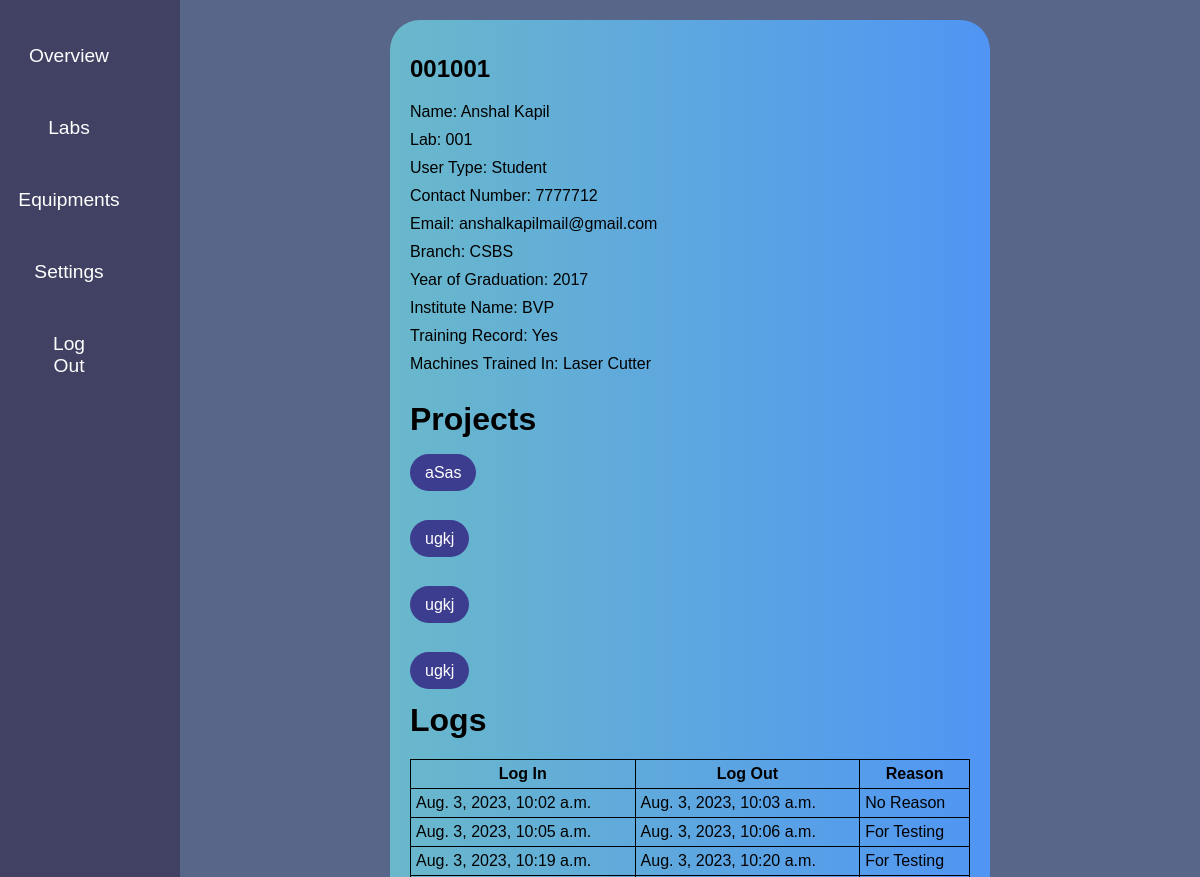
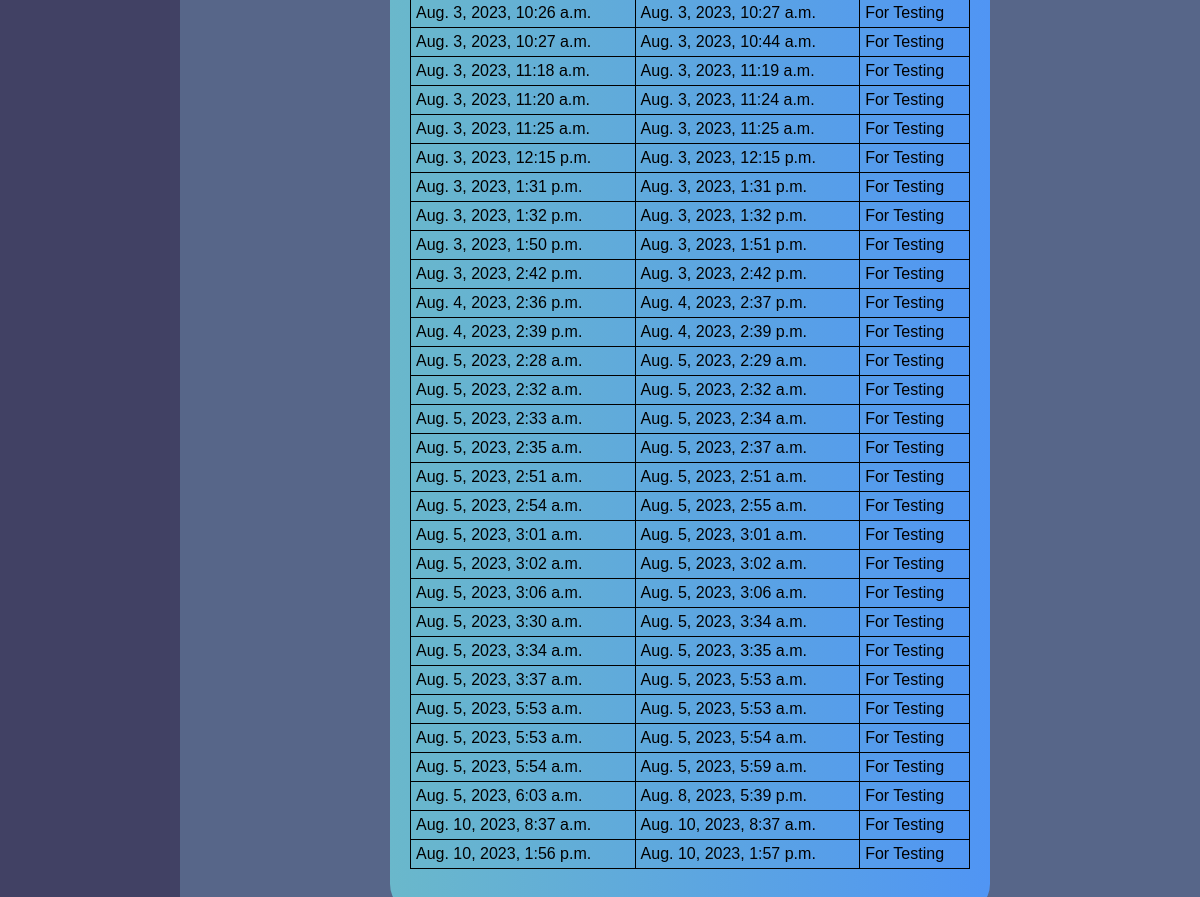
/s_member_detail/25/ (signed in), run on an earlier commit of the app's database (2 pictures, top to bottom).
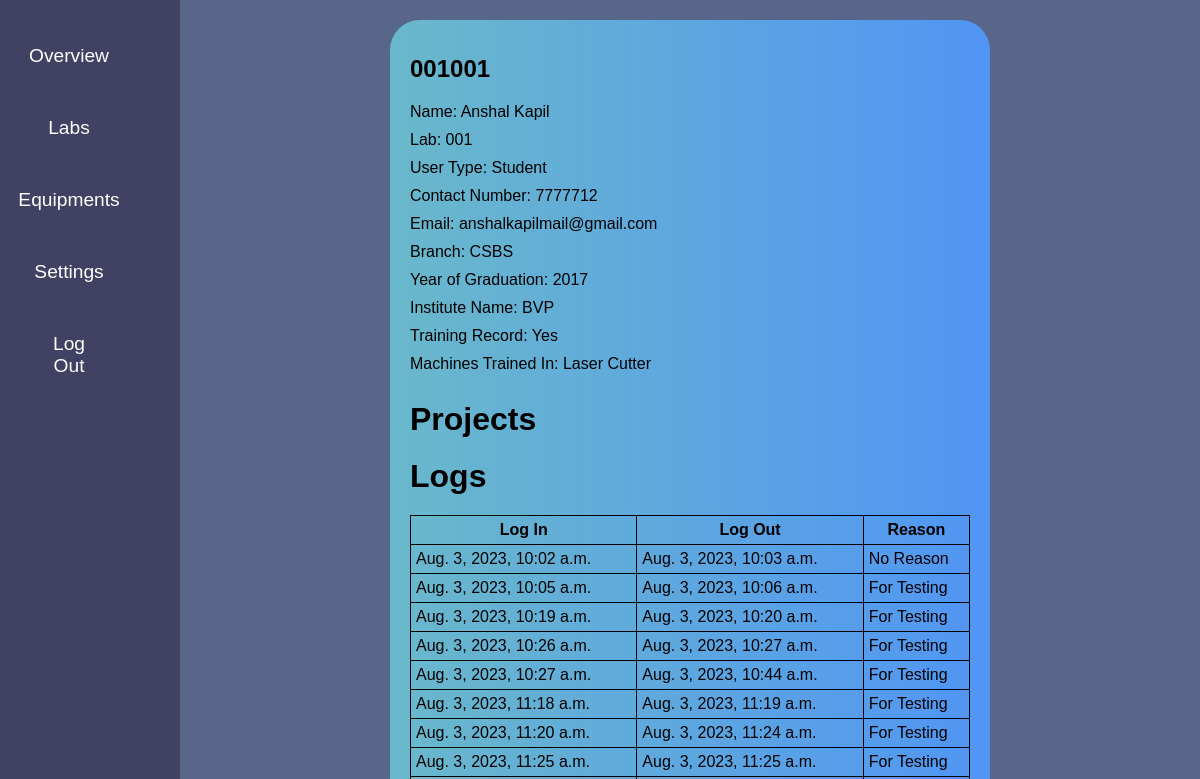
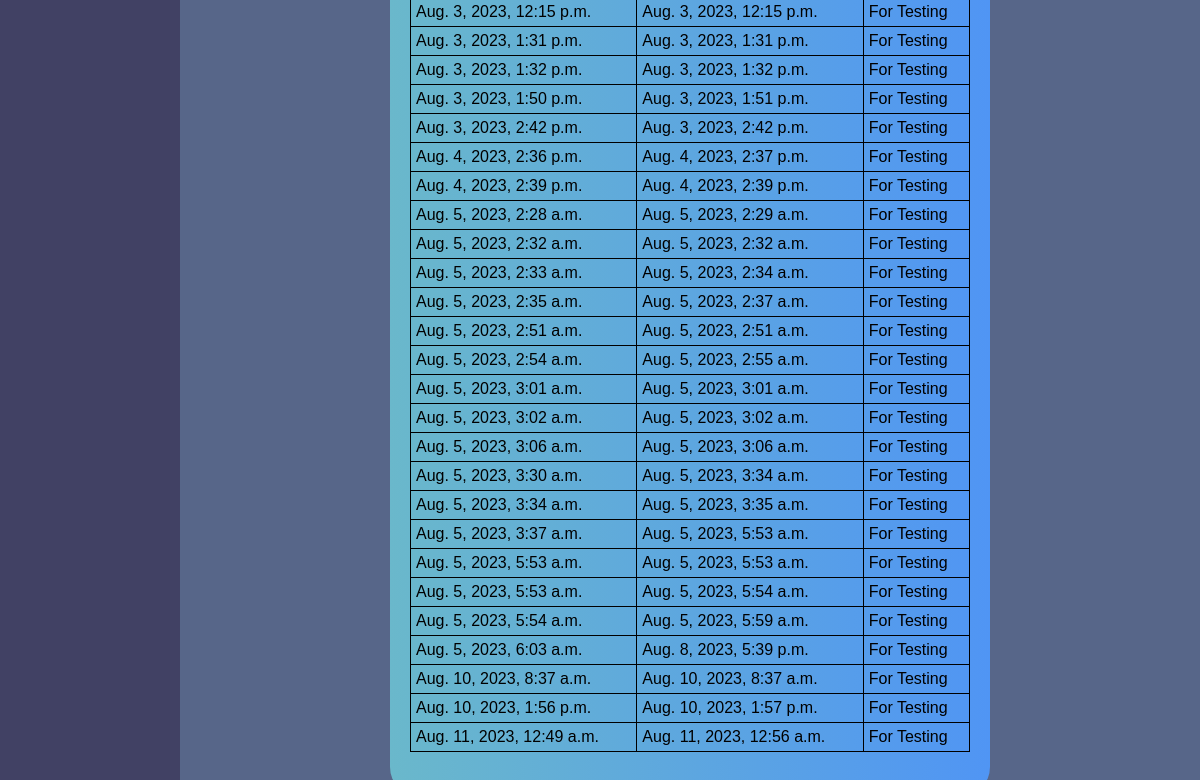
And on a later commit of the database (2 pictures, top to bottom).
### equ/models.py (models this page shows, shortened)
class Confirmed_Project(models.Model):
    name = models.CharField(max_length=100)
    description = models.TextField(max_length=400)
    lab = models.ForeignKey('Lab', on_delete=models.CASCADE, related_name='confirmed_projects')
    user = models.ForeignKey(User, on_delete=models.CASCADE)
    start_date = models.DateField(default=timezone.now)
    end_date = models.DateField(default=timezone.now)

class UserActivityLog(models.Model):
    user = models.ForeignKey(User, on_delete=models.CASCADE)
    login_time = models.DateTimeField()
    login_reason = models.CharField(max_length=255)
    logout_time = models.DateTimeField(null=True, blank=True)

### equ/views.py (the view)
# urls.py: path('s_member_detail/<int:pk>/', views.s_member_detail, name='s_member_detail'),
@login_required
@superadmin_required
def s_member_detail(request,pk):
    user = get_object_or_404(User,pk=pk)
    projects = Confirmed_Project.objects.filter(user=user)
    profile = Profile.objects.get(user=user)
    logs = UserActivityLog.objects.filter(user=user)
    context = {'user': user, 'projects':projects, 'profile':profile,'logs':logs}
    return render(request, 'equ/s_member_detail.html',context)

### equ/models.py (called while the page is built)
    def __str__(self):
        return self.name

### equ/views.py (called while the page is built)
def superadmin_required(function):
    decorator = user_passes_test(lambda user: user.groups.filter(name='superadmin').exists())
    return decorator(function)

### equ/templates/equ/s_member_detail.html
{% extends "equ/s_base.html" %}
{% block content %}
<div class="my_projects">
    <div class="mp1">
<h2>{{user.username}}</h2>
<p><span style="color: black;">Name:</span> {{ profile.first_name }} {{ profile.last_name }}</p>
        <p><span style="color: black;">Lab: </span>{{ profile.lab }}</p>
        <p><span style="color: black;">User Type: </span>{{ profile.user_type }}</p>
        <p><span style="color: black;">Contact Number: </span>{{ profile.contact_number }}</p>
        <p><span style="color: black;">Email: </span>{{ profile.email }}</p>
        <p><span style="color: black;">Branch: </span>{{ profile.branch }}</p>
        <p><span style="color: black;">Year of Graduation: </span>{{ profile.year_of_graduation }}</p>
        <p><span style="color: black;">Institute Name: </span>{{ profile.institute_name }}</p>
        <p><span style="color: black;">Training Record: </span>{{ profile.training_record }}</p>
        <p><span style="color: black;">Machines Trained In: </span>{{ profile.machines_trained_in }}</p>
<br>
<h1>Projects</h1>
{% for project in projects %}
<br>
<h2><a href="{% url 's_confirmed_project_detail' project.pk %}">{{ project.name }}</a></h2>
{%endfor%}
<h1 class="lgs">Logs</h1>
<table class="logs">
    <tr>
        <th>Log In</th>
        <th>Log Out</th>
        <th>Reason</th>
    </tr>
{%for log in logs%}
<tr>
    <td>{{log.login_time}}</td>
    <td>{{log.logout_time}}</td>
    <td>{{log.login_reason}}</td>
</tr>
{%endfor%}
</table>
{% endblock content %}

What changed in the data, as far as the page shows it:
removed Confirmed_Project: name "aSas"
removed Confirmed_Project: name "ugkj"
removed Confirmed_Project: name "ugkj"
removed Confirmed_Project: name "ugkj"
added UserActivityLog: login_time "Aug. 11, 2023, 12:49 a.m.", logout_time "Aug. 11, 2023, 12:56 a.m.", login_reason "For Testing"
